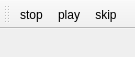
<ui version="4.0" >
 <class>wndSimpleController</class>
 <widget class="QMainWindow" name="wndSimpleController" >
  <property name="geometry" >
   <rect>
    <x>0</x>
    <y>0</y>
    <width>135</width>
    <height>57</height>
   </rect>
  </property>
  <property name="windowTitle" >
   <string>Simple Controller</string>
  </property>
  <widget class="QWidget" name="centralwidget" >
   <layout class="QHBoxLayout" >
    <property name="margin" >
     <number>9</number>
    </property>
    <property name="spacing" >
     <number>6</number>
    </property>
   </layout>
  </widget>
  <widget class="QToolBar" name="toolBar" >
   <property name="orientation" >
    <enum>Qt::Horizontal</enum>
   </property>
   <attribute name="toolBarArea" >
    <number>4</number>
   </attribute>
   <addaction name="actionStop" />
   <addaction name="actionPlay" />
   <addaction name="actionSkip" />
  </widget>
  <action name="actionSkip" >
   <property name="icon" >
    <iconset>icons/player_fwd.png</iconset>
   </property>
   <property name="text" >
    <string>skip</string>
   </property>
  </action>
  <action name="actionPlay" >
   <property name="icon" >
    <iconset>icons/player_play.png</iconset>
   </property>
   <property name="text" >
    <string>play</string>
   </property>
  </action>
  <action name="actionStop" >
   <property name="icon" >
    <iconset>icons/player_stop.png</iconset>
   </property>
   <property name="text" >
    <string>stop</string>
   </property>
  </action>
 </widget>
 <resources/>
 <connections/>
</ui>
